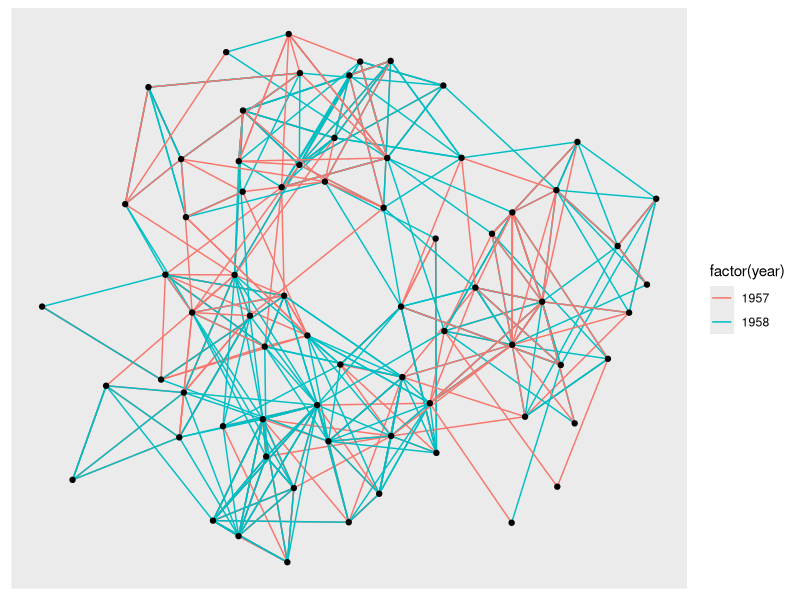
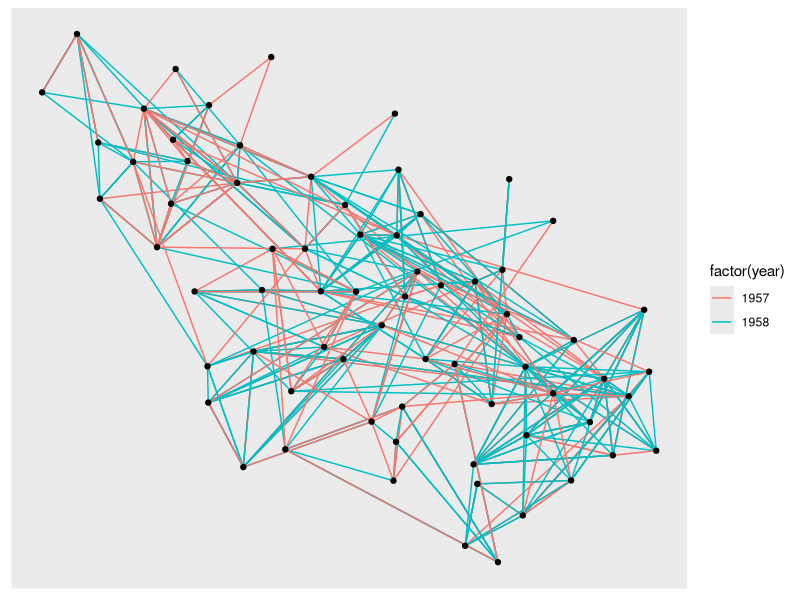
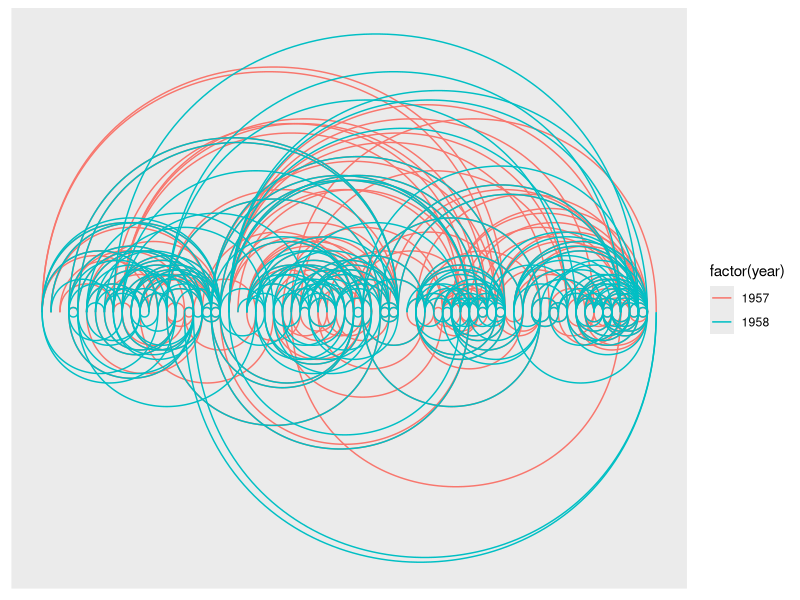
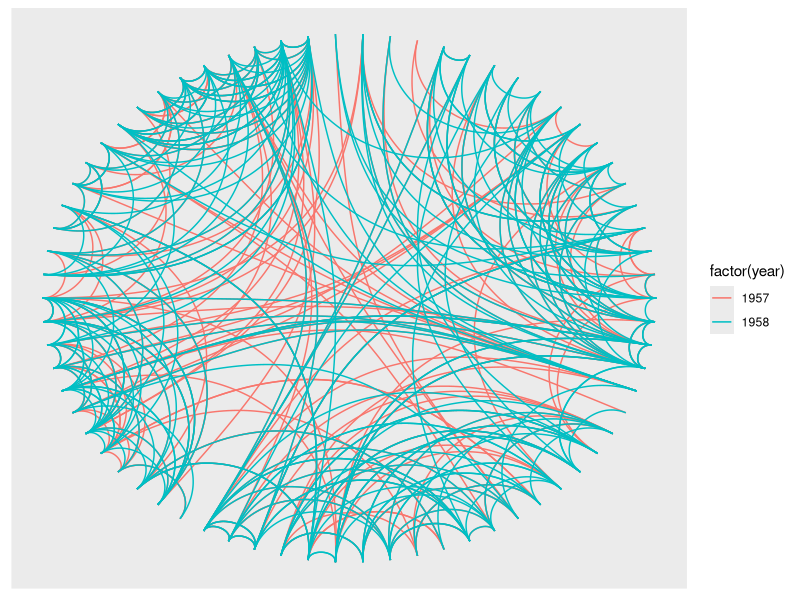
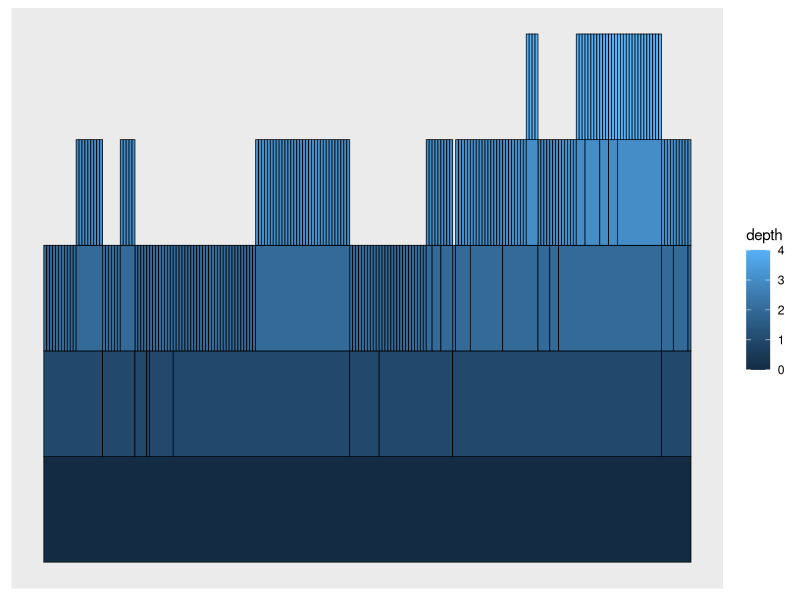
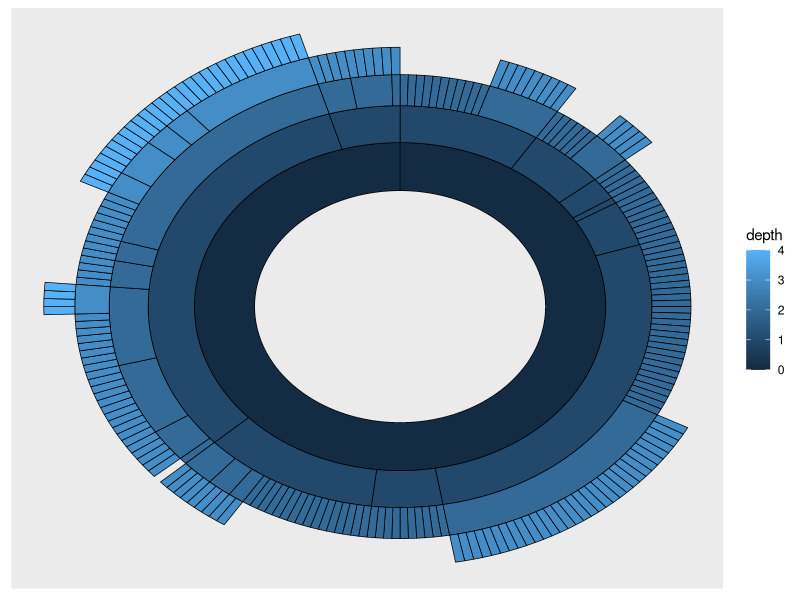

These charts were generated, in order, by the following R code: (Note: this script raises an error after producing the figures.)
### NS 02/04/2020
# ggprah by Thomas Lin Pedersen, dev through (atleast) 2020
# https://github.com/thomasp85/ggraph

### ggraph layout vignette -----
message("Working from the post:")
browseURL("https://www.data-imaginist.com/2017/ggraph-introduction-layouts/")

library(ggraph)
library(igraph)
graph <- graph_from_data_frame(highschool)

# Not specifying the layout - defaults to "auto"
ggraph(graph) + 
  geom_edge_link(aes(colour = factor(year))) + 
  geom_node_point()

# # add a layout 'kk'
# ggraph(graph, layout = 'kk') + 
#   geom_edge_link(aes(colour = factor(year))) + 
#   geom_node_point()
# 
# # add parameter maxiter, (specific to layout?)
# ggraph(graph, layout = 'kk', maxiter = 100) + 
#   geom_edge_link(aes(colour = factor(year))) + 
#   geom_node_point()

# layout drl, can return layout as an obj
layout <- create_layout(graph, layout = 'drl')
ggraph(layout) + 
  geom_edge_link(aes(colour = factor(year))) + 
  geom_node_point()

head(layout)
attributes(layout)


# An arc diagram
ggraph(graph, layout = 'linear') + 
  geom_edge_arc(aes(colour = factor(year)))

# A coord diagram
ggraph(graph, layout = 'linear', circular = TRUE) + 
  geom_edge_arc(aes(colour = factor(year)))

graph <- graph_from_data_frame(flare$edges, vertices = flare$vertices)

# An icicle plot
ggraph(graph, 'partition') + 
  geom_node_tile(aes(fill = depth), size = 0.25)

# A sunburst plot
ggraph(graph, 'partition', circular = TRUE) + 
  geom_node_arc_bar(aes(fill = depth), size = 0.25)

# Hive plot
V(graph)$friends <- degree(graph, mode = 'in')
V(graph)$friends <- ifelse(V(graph)$friends < 5, 'few', 
                           ifelse(V(graph)$friends >= 15, 'many', 'medium'))
ggraph(graph, 'hive', axis = 'friends', sort.by = 'degree') + 
  geom_edge_hive(aes(colour = factor(year), alpha = ..index..)) + 
  geom_axis_hive(aes(colour = friends), size = 3, label = FALSE) + 
  coord_fixed()

### Hierarchical layouts
# Area hier
graph <- graph_from_data_frame(flare$edges, vertices = flare$vertices)
set.seed(1)
ggraph(graph, 'circlepack', weight = 'size') + 
  geom_node_circle(aes(fill = depth), size = 0.25, n = 50) + 
  coord_fixed()

# Network hier
set.seed(1)
ggraph(graph, 'circlepack', weight = 'size') + 
  geom_edge_link() + 
  geom_node_point(aes(colour = depth)) +
  coord_fixed()

# Treemap mosaic
ggraph(graph, 'treemap', weight = 'size') + 
  geom_node_tile(aes(fill = depth), size = 0.25)

# Treemap link-node
ggraph(graph, 'treemap', weight = 'size') + 
  geom_edge_link() + 
  geom_node_point(aes(colour = depth))

# Dendrogram "diagonal" (more loess than diag imo)
ggraph(graph, 'dendrogram') + 
  geom_edge_diagonal()

# Dendrogram "elbow"
dendrogram <- as.dendrogram(hclust(dist(iris[, 1:4])))
ggraph(dendrogram, 'dendrogram') + 
  geom_edge_elbow()

# Dendrogram, radial elbow
ggraph(dendrogram, 'dendrogram', circular = TRUE) + 
geom_edge_elbow() + 
  coord_fixed()

# Radial loess hier. 
warning("takes a lot of cycles to make.")
if (F){
  gr <- graph_from_data_frame(flare$edges, vertices = flare$vertices)
  l <- ggraph(gr, layout = 'partition', circular = TRUE)
  l + geom_edge_diagonal(aes(width = ..index.., alpha = ..index..), lineend = 'round') + 
    scale_edge_width(range = c(0.2, 1.5)) + 
    geom_node_point(aes(colour = depth)) + 
    coord_fixed()
}

## GIF like animation
##TODO: NOT WORKING, but looks great online, make as aanimate?
if (F) {
  #install.packages("tweenr");install.packages("ggraph");install.packages("igraph")
  library(tweenr);library(ggraph);library(igraph)
  igraph_layouts <- c('star', 'circle', 'gem', 'dh', 'graphopt', 'grid', 'mds', 
                      'randomly', 'fr', 'kk', 'drl', 'lgl')
  graph <- graph_from_data_frame(highschool)
  V(graph)$degree <- degree(graph)
  layouts <- lapply(igraph_layouts, create_layout, graph = graph)
  layouts_tween <- tween_states(c(layouts, layouts[1]), tweenlength = 1, 
                                statelength = 1, ease = 'cubic-in-out', 
                                nframes = length(igraph_layouts) * 16 + 8)
  title_transp <- tween_t(c(0, 1, 0, 0, 0), 16, 'cubic-in-out')[[1]]
  for (i in seq_len(length(igraph_layouts) * 16)) {
    tmp_layout <- layouts_tween[layouts_tween$.frame == i, ]
    layout <- igraph_layouts[ceiling(i / 16)]
    title_alpha <- title_transp[i %% 16]
    p <- ggraph(graph, 'manual', node.position = tmp_layout) + 
      geom_edge_fan(aes(alpha = ..index.., colour = factor(year)), n = 15) +
      geom_node_point(aes(size = degree)) + 
      scale_edge_color_brewer(palette = 'Dark2') + 
      ggtitle(paste0('Layout: ', layout)) + 
      theme_void() + 
      theme(legend.position = 'none', 
            plot.title = element_text(colour = alpha('black', title_alpha)))
    plot(p)
  }
}


### ggraph edges vignette -----
message("Working from the post:")
browseURL("https://www.data-imaginist.com/2017/ggraph-introduction-edges/")
message("I won't include most of the repeat content.")

library(ggraph)
library(igraph)

# let's make some of the student love themselves
hairball <- graph_from_data_frame(highschool)
loopy_hairball <- add_edges(hairball, rep(1:5, each=2), year = rep('1957', 5))
ggraph(loopy_hairball, layout = 'kk') + 
  geom_edge_link(aes(colour = year), alpha = 0.25) + 
  geom_edge_loop(aes(colour = year))

# Arrows
simple <- make_graph('bull')
# Random names - I swear
V(simple)$name <- c('Thomas', 'Bob', 'Hadley', 'Winston', 'Baptiste')
E(simple)$type <- sample(c('friend', 'foe'), 5, TRUE)

ggraph(simple, layout = 'graphopt') + 
  geom_edge_link(arrow = arrow(length = unit(4, 'mm')), 
                 end_cap = circle(3, 'mm')) + 
  geom_node_point(size = 5)

# Text nodes rather than point nodes
ggraph(simple, layout = 'graphopt') + 
  geom_edge_link(aes(start_cap = label_rect(node1.name),
                     end_cap = label_rect(node2.name)), 
                 arrow = arrow(length = unit(4, 'mm'))) + 
  geom_node_text(aes(label = name))

# Radial layout
ggraph(simple, layout = 'linear', circular = TRUE) + 
  geom_edge_arc(arrow = arrow(length = unit(4, 'mm')), 
                start_cap = circle(3, 'mm'),
                end_cap = circle(3, 'mm')) + 
  geom_node_point(size = 5) + 
  coord_fixed()

# Edge labels
ggraph(simple, layout = 'graphopt') + 
  geom_edge_link(aes(label = type), 
                 arrow = arrow(length = unit(4, 'mm')), 
                 end_cap = circle(3, 'mm')) + 
  geom_node_point(size = 5)

# "Flare graph" coord diagram with alpha
flaregraph <- graph_from_data_frame(flare$edges, vertices = flare$vertices)
from <- match(flare$imports$from, flare$vertices$name)
to <- match(flare$imports$to, flare$vertices$name)
ggraph(flaregraph, layout = 'dendrogram', circular = TRUE) + 
  geom_conn_bundle(data = get_con(from = from, to = to), alpha = 0.1) + 
  coord_fixed()
